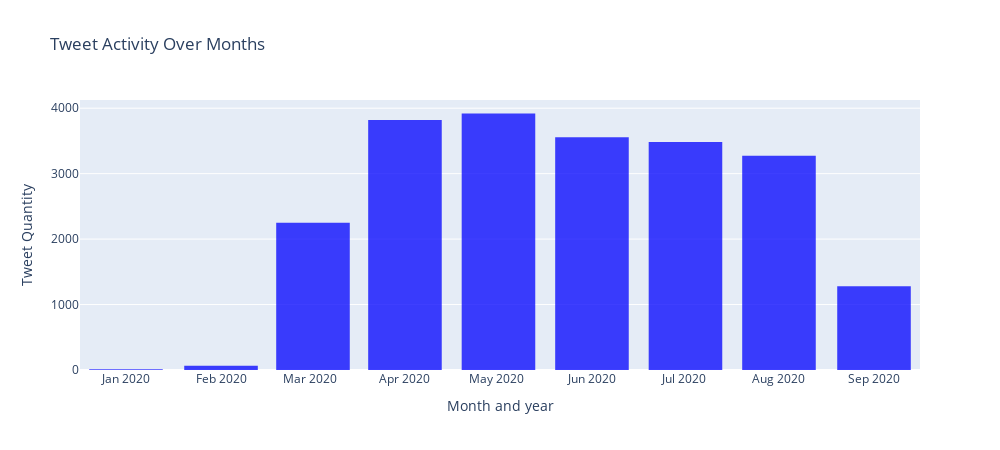

Notebook code cell kept with this figure:
### Code cell
# plotly.offline.init_notebook_mode()
tweetsT = pd.to_datetime(AllTweets['Year-Month'], format='%Y-%m')
# tweetsT = AllTweets['Time']

trace = go.Histogram(
    x=tweetsT,
    marker=dict(
        color='blue'
    ),
    opacity=0.75
)

layout = go.Layout(
    title='Tweet Activity Over Months',
    height=450,
    width=1000,
    xaxis=dict(
        title='Month and year'
    ),
    yaxis=dict(
        title='Tweet Quantity'
    ),
    bargap=0.2,
)

data = [trace]

fig = go.Figure(data=data, layout=layout)
offline.iplot(fig)

### Figure 1 — Plotly figure (JSON) as saved in the notebook; plotly's stock layout.template omitted (floating-point values rounded to 4 significant figures; data arrays with more than 128 entries replaced by an {"elided": "..."} marker saying what was removed)
{"data": [{"marker": {"color": "blue"}, "opacity": 0.75, "type": "histogram", "x": {"elided": "21657 str values"}}], "layout": {"bargap": 0.2, "height": 450, "title": {"text": "Tweet Activity Over Months"}, "width": 1000, "xaxis": {"title": {"text": "Month and year"}}, "yaxis": {"title": {"text": "Tweet Quantity"}}}}
